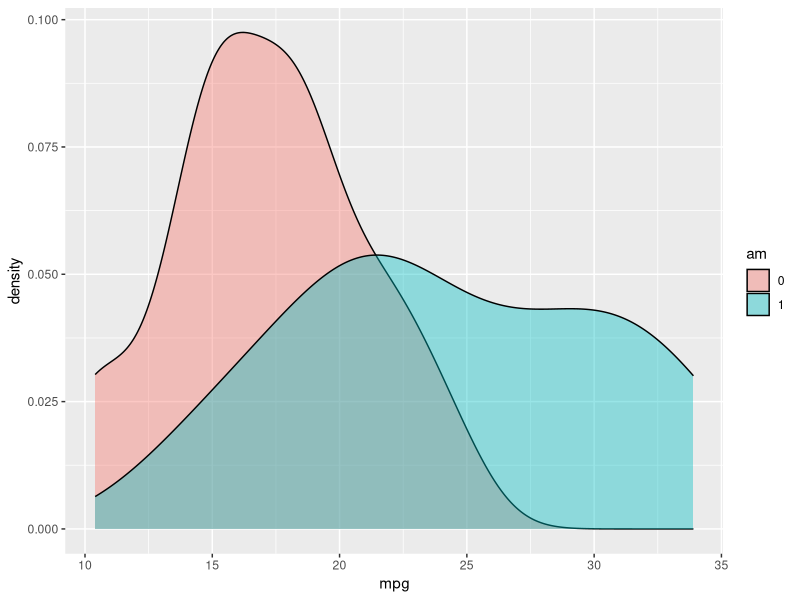
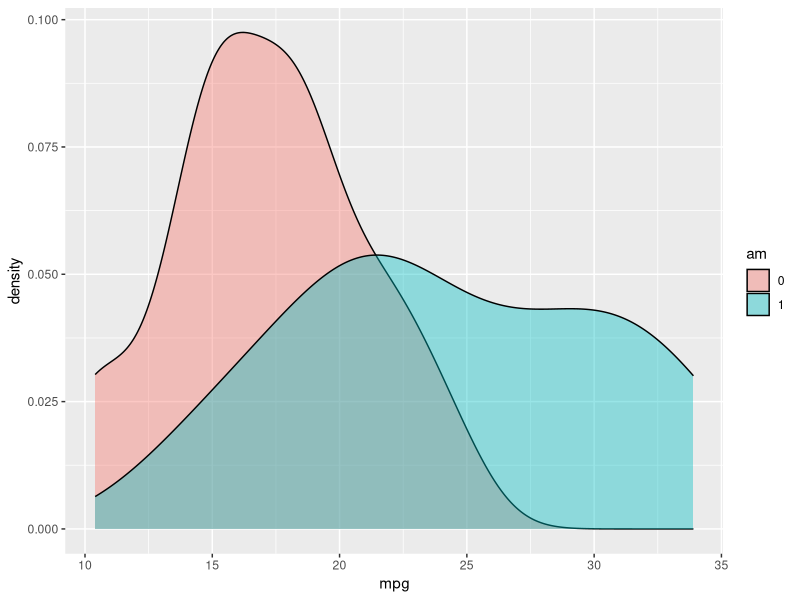
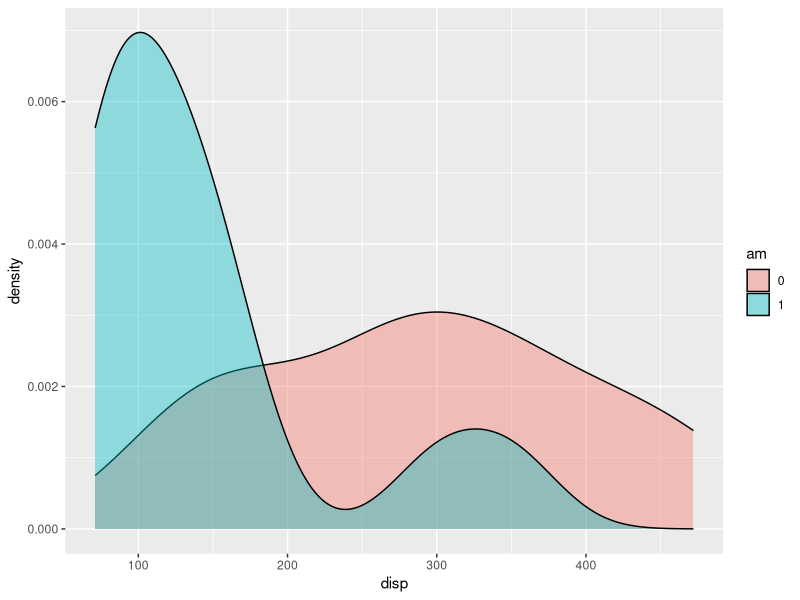
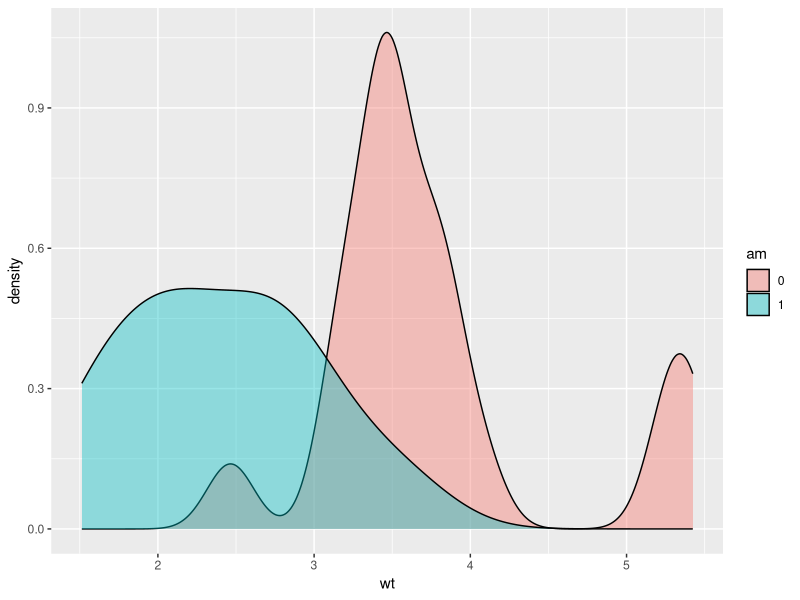
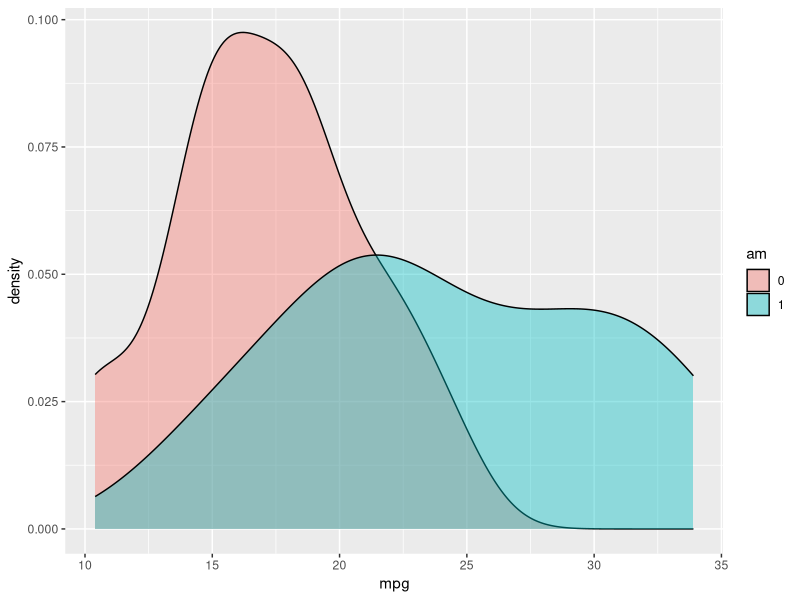
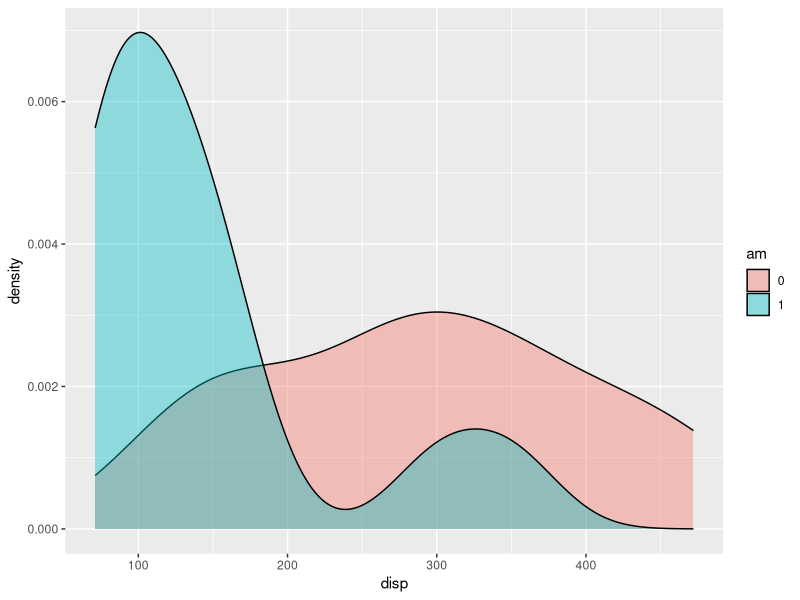

The R script that drew these images, in order:
## ---- chunk 1
#| label: fig-mpg
#| column: margin
#| fig-cap: "Consommation selon l'origine"
#| warning: false 
#| message: false
#| echo: false

library(ggplot2)
mtcars$am = as.factor(mtcars$am)

ggplot(mtcars, aes(x=mpg, fill=am)) +
       geom_density(alpha=0.4)
## ---- chunk 2
#| tbl-cap: "Extrait base mtcars"
#| column: margin
#| echo: false

knitr::kable(
  mtcars[1:3, 1:3]
)
## ---- chunk 3
#| echo: false
#| warning: false 
#| message: false
#| layout-ncol: 2


library(ggplot2)
mtcars$am = as.factor(mtcars$am)

mpg=ggplot(mtcars, aes(x=mpg, fill=am)) +
  geom_density(alpha=0.4)

disp=ggplot(mtcars, aes(x=disp, fill=am)) +
  geom_density(alpha=0.4)

mpg
disp
## ---- chunk 4
#| warning: false 
#| message: false
#| layout: "[[1],[0.5,0.5]]"

library(ggplot2)

mtcars$am = as.factor(mtcars$am)

mpg=ggplot(mtcars, aes(x=mpg, fill=am)) +
  geom_density(alpha=0.4)

disp=ggplot(mtcars, aes(x=disp, fill=am)) +
  geom_density(alpha=0.4)

wt=ggplot(mtcars, aes(x=wt, fill=am)) +
  geom_density(alpha=0.4)

wt
mpg
disp
